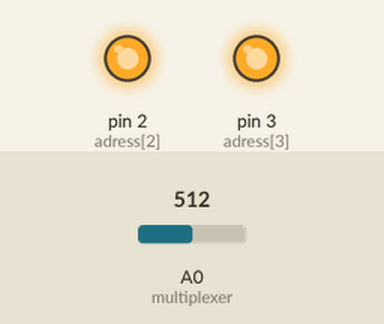
This sketch was run on a simulated Arduino Uno, built with avr-gcc and run on an emulated ATmega328P. Shown: output pins drawn as LEDs (lit = HIGH). The inputs (shaded band) are chosen by the test bench; at power-on: A0 (multiplexer) = 512. Pins used as bus, display or sensor lines are not drawn; what the sketch prints to the serial monitor is not drawn.

Above: at 1.2 s.
1.3 s: A0 (multiplexer) set to 457
4.3 s: A0 (multiplexer) set to 434
Timing chart, 0 to 7.3 s (numbered marks = the images above; inputs shaded):
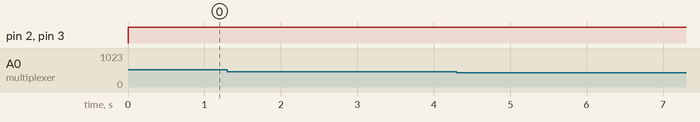

The sketch:

main.ino
```cpp
const int adress[] = {0, 1, 2, 3};
const int multiplexer = A0;
int multiplexerStates[] = {0, 0, 0, 0, 0, 0, 0, 0, 0, 0, 0, 0, 0, 0, 0, 0};

int s1[] = {314, 327};      //values determined by calculations
int s2[] = {163, 173};      //see Input Values.xlsx
int s3[] = {90, 97};        //for circuit see Circuit.png
int s4[] = {46, 52};        //here
int s12[] = {397, 411};     //R0 = 1 kΩ
int s13[] = {359, 372};     //R1 = 2,2 kΩ
int s14[] = {337, 350};     //R2 = 5,1 kΩ
int s23[] = {229, 240};     //R3 = 10 kΩ
int s24[] = {197, 208};     //R4 = 20 kΩ
int s34[] = {130, 138};
int s123[] = {432, 446};
int s124[] = {415, 429};
int s134[] = {379, 393};
int s234[] = {258, 269};
int s1234[] = {448, 462};


void updateMultiplexer()
{
  for(int i=0; i<16; i++)
  {
    digitalWrite(adress[0], HIGH && (i & B00000001));
    digitalWrite(adress[1], HIGH && (i & B00000010));
    digitalWrite(adress[2], HIGH && (i & B00000100));
    digitalWrite(adress[3], HIGH && (i & B00001000));
    multiplexerStates[i] = analogRead(multiplexer);
  }
}

String translateToButtons(int value)
{
  String buttons = " ";
  if(value>=s1[0] && value<= s1[1]) buttons = "0001";
  else if(value>=s2[0] && value<= s2[1]) buttons = "0010";
  else if(value>=s3[0] && value<= s3[1]) buttons = "0100";
  else if(value>=s4[0] && value<= s4[1]) buttons = "1000";
  else if(value>=s12[0] && value<= s12[1]) buttons = "0011";
  else if(value>=s13[0] && value<= s13[1]) buttons = "0101";
  else if(value>=s14[0] && value<= s14[1]) buttons = "1001";
  else if(value>=s23[0] && value<= s23[1]) buttons = "0110";
  else if(value>=s24[0] && value<= s24[1]) buttons = "1010";
  else if(value>=s34[0] && value<= s34[1]) buttons = "1100";
  else if(value>=s123[0] && value<= s123[1]) buttons = "0111";
  else if(value>=s124[0] && value<= s124[1]) buttons = "1011";
  else if(value>=s134[0] && value<= s134[1]) buttons = "1101";
  else if(value>=s234[0] && value<= s234[1]) buttons = "1110";
  else if(value>=s1234[0] && value<= s1234[1]) buttons = "1111";
  else buttons = "0000";

  return buttons;
}

void setup()
{
  for(int i=0; i<4; i++)
  {
    pinMode(adress[i], OUTPUT);
    digitalWrite(adress[i], LOW);
  }
  Serial.begin(9600);
  Serial.println("Beginning!");
}

void loop()
{
  String message = "Buttons pressed: ";
  updateMultiplexer();
  for(int i=0; i<16; i++)
  {
    //Serial.println("Channel " + String(i) + " = " + String(multiplexerStates[i]));
    message += translateToButtons(multiplexerStates[i])+" ";
  }
  Serial.println(message);
  delay(100);
}
```
